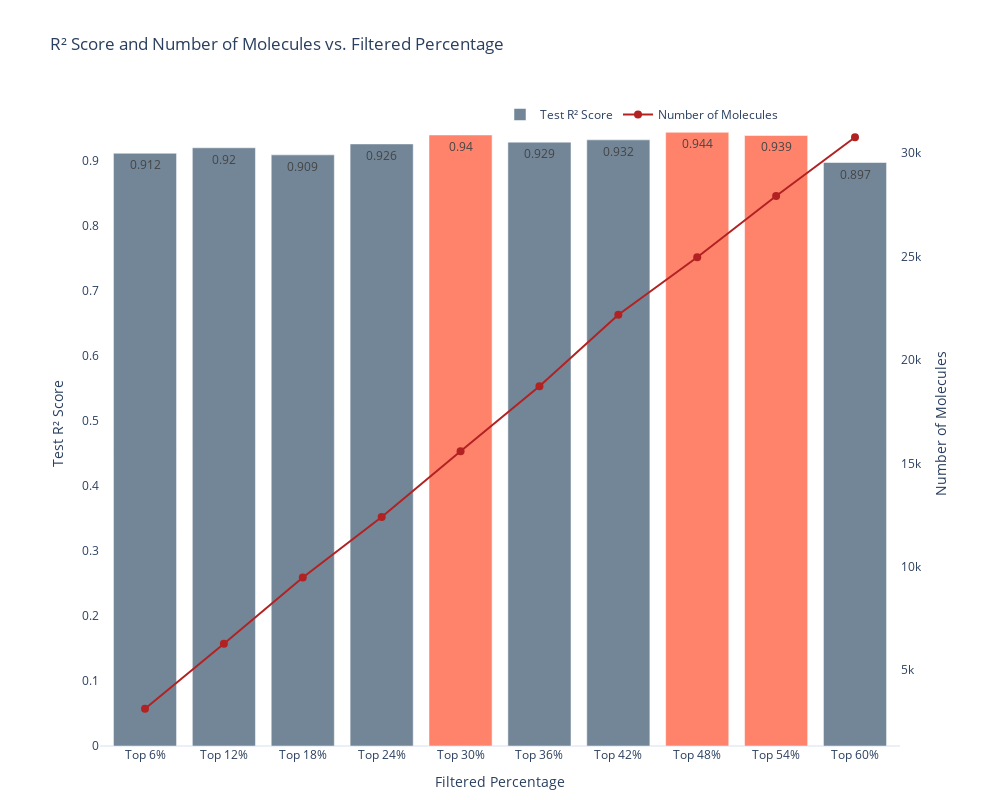

Notebook source saved alongside this figure:
### Code cell
import plotly.graph_objects as go

# Ensure final_results DataFrame is sorted by percentile for better visualization
final_results_sorted = final_results.sort_values(by='percentile_int')

# Determine the top 3 R² scores and their indices
top_3_indices = final_results_sorted['test_r2_score'].nlargest(3).index

# Create a color array to highlight the top 3 R² scores
colors = ['rgba(55, 83, 109, 0.7)'] * len(final_results_sorted)
for i in top_3_indices:
    colors[i] = 'rgba(255, 99, 71, 0.8)'  # Highlight with a distinct color, e.g., tomato red

# Create the figure
fig = go.Figure()

# Bar plot for R² scores
fig.add_trace(go.Bar(
    x=final_results_sorted['Filtered Percentage'],
    y=final_results_sorted['test_r2_score'],
    name='Test R² Score',
    marker_color=colors,
    text=final_results_sorted['test_r2_score'].round(3),
    textposition='auto'
))

# Line plot for the number of molecules
fig.add_trace(go.Scatter(
    x=final_results_sorted['Filtered Percentage'],
    y=final_results_sorted['num_molecules'],
    name='Number of Molecules',
    yaxis='y2',
    mode='lines+markers',
    line=dict(color='firebrick', width=2),
    marker=dict(size=8),
    text=final_results_sorted['num_molecules']
))

# Update the layout to include a secondary y-axis
fig.update_layout(
    title='R² Score and Number of Molecules vs. Filtered Percentage',
    xaxis=dict(
        title='Filtered Percentage',
        tickmode='array',
        tickvals=final_results_sorted['Filtered Percentage'],
    ),
    yaxis=dict(
        title='Test R² Score',
        showgrid=False,
    ),
    yaxis2=dict(
        title='Number of Molecules',
        overlaying='y',
        side='right',
        showgrid=False,
    ),
    legend=dict(
        x=0.5,
        y=1.0,
        orientation='h',
        bgcolor='rgba(255, 255, 255, 0)',
    ),
    template='plotly_white',
    margin=dict(l=100, r=100, t=100, b=50),
    height=800,
    width = 1000
)

# Display the figure
fig.show()

### Figure 1 — Plotly figure (JSON) as saved in the notebook; plotly's stock layout.template omitted (floating-point values rounded to 4 significant figures)
{"data": [{"marker": {"color": ["rgba(55, 83, 109, 0.7)", "rgba(55, 83, 109, 0.7)", "rgba(55, 83, 109, 0.7)", "rgba(55, 83, 109, 0.7)", "rgba(255, 99, 71, 0.8)", "rgba(55, 83, 109, 0.7)", "rgba(55, 83, 109, 0.7)", "rgba(255, 99, 71, 0.8)", "rgba(255, 99, 71, 0.8)", "rgba(55, 83, 109, 0.7)"]}, "name": "Test R² Score", "text": [0.912, 0.92, 0.909, 0.926, 0.94, 0.929, 0.932, 0.944, 0.939, 0.897], "textposition": "auto", "type": "bar", "x": ["Top 6%", "Top 12%", "Top 18%", "Top 24%", "Top 30%", "Top 36%", "Top 42%", "Top 48%", "Top 54%", "Top 60%"], "y": [0.9117, 0.9201, 0.9092, 0.926, 0.9398, 0.9288, 0.9323, 0.9439, 0.939, 0.8975]}, {"line": {"color": "firebrick", "width": 2}, "marker": {"size": 8}, "mode": "lines+markers", "name": "Number of Molecules", "text": [3143, 6280, 9481, 12408, 15587, 18729, 22178, 24961, 27921, 30755], "type": "scatter", "x": ["Top 6%", "Top 12%", "Top 18%", "Top 24%", "Top 30%", "Top 36%", "Top 42%", "Top 48%", "Top 54%", "Top 60%"], "y": [3143, 6280, 9481, 12408, 15587, 18729, 22178, 24961, 27921, 30755], "yaxis": "y2"}], "layout": {"height": 800, "legend": {"bgcolor": "rgba(255, 255, 255, 0)", "orientation": "h", "x": 0.5, "y": 1}, "margin": {"b": 50, "l": 100, "r": 100, "t": 100}, "title": {"text": "R² Score and Number of Molecules vs. Filtered Percentage"}, "width": 1000, "xaxis": {"tickmode": "array", "tickvals": ["Top 6%", "Top 12%", "Top 18%", "Top 24%", "Top 30%", "Top 36%", "Top 42%", "Top 48%", "Top 54%", "Top 60%"], "title": {"text": "Filtered Percentage"}}, "yaxis": {"showgrid": false, "title": {"text": "Test R² Score"}}, "yaxis2": {"overlaying": "y", "showgrid": false, "side": "right", "title": {"text": "Number of Molecules"}}}}
